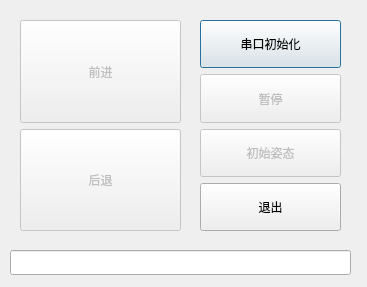
<?xml version="1.0" encoding="UTF-8"?>
<ui version="4.0">
 <class>four_legged</class>
 <widget class="QDialog" name="four_legged">
  <property name="geometry">
   <rect>
    <x>0</x>
    <y>0</y>
    <width>367</width>
    <height>287</height>
   </rect>
  </property>
  <property name="windowTitle">
   <string>four_legged</string>
  </property>
  <widget class="QWidget" name="layoutWidget">
   <property name="geometry">
    <rect>
     <x>200</x>
     <y>20</y>
     <width>141</width>
     <height>211</height>
    </rect>
   </property>
   <layout class="QVBoxLayout" name="verticalLayout">
    <item>
     <widget class="QPushButton" name="buttonUartInit">
      <property name="sizePolicy">
       <sizepolicy hsizetype="Minimum" vsizetype="Preferred">
        <horstretch>0</horstretch>
        <verstretch>0</verstretch>
       </sizepolicy>
      </property>
      <property name="text">
       <string>串口初始化</string>
      </property>
     </widget>
    </item>
    <item>
     <widget class="QPushButton" name="buttonStop">
      <property name="enabled">
       <bool>false</bool>
      </property>
      <property name="sizePolicy">
       <sizepolicy hsizetype="Minimum" vsizetype="Preferred">
        <horstretch>0</horstretch>
        <verstretch>0</verstretch>
       </sizepolicy>
      </property>
      <property name="text">
       <string>暂停</string>
      </property>
     </widget>
    </item>
    <item>
     <widget class="QPushButton" name="buttonInitialPosition">
      <property name="enabled">
       <bool>false</bool>
      </property>
      <property name="sizePolicy">
       <sizepolicy hsizetype="Minimum" vsizetype="Preferred">
        <horstretch>0</horstretch>
        <verstretch>0</verstretch>
       </sizepolicy>
      </property>
      <property name="text">
       <string>初始姿态</string>
      </property>
     </widget>
    </item>
    <item>
     <widget class="QPushButton" name="buttonQuit">
      <property name="sizePolicy">
       <sizepolicy hsizetype="Minimum" vsizetype="Preferred">
        <horstretch>0</horstretch>
        <verstretch>0</verstretch>
       </sizepolicy>
      </property>
      <property name="text">
       <string>退出</string>
      </property>
     </widget>
    </item>
   </layout>
  </widget>
  <widget class="QWidget" name="layoutWidget_2">
   <property name="geometry">
    <rect>
     <x>20</x>
     <y>20</y>
     <width>161</width>
     <height>211</height>
    </rect>
   </property>
   <layout class="QVBoxLayout" name="verticalLayout_2">
    <item>
     <widget class="QPushButton" name="buttonGoAhead">
      <property name="enabled">
       <bool>false</bool>
      </property>
      <property name="sizePolicy">
       <sizepolicy hsizetype="Minimum" vsizetype="Preferred">
        <horstretch>0</horstretch>
        <verstretch>0</verstretch>
       </sizepolicy>
      </property>
      <property name="text">
       <string>前进</string>
      </property>
     </widget>
    </item>
    <item>
     <widget class="QPushButton" name="buttonGoBackward">
      <property name="enabled">
       <bool>false</bool>
      </property>
      <property name="sizePolicy">
       <sizepolicy hsizetype="Minimum" vsizetype="Preferred">
        <horstretch>0</horstretch>
        <verstretch>0</verstretch>
       </sizepolicy>
      </property>
      <property name="text">
       <string>后退</string>
      </property>
     </widget>
    </item>
   </layout>
  </widget>
  <widget class="QLineEdit" name="line_show_message">
   <property name="enabled">
    <bool>true</bool>
   </property>
   <property name="geometry">
    <rect>
     <x>10</x>
     <y>250</y>
     <width>341</width>
     <height>25</height>
    </rect>
   </property>
  </widget>
 </widget>
 <resources/>
 <connections/>
</ui>
